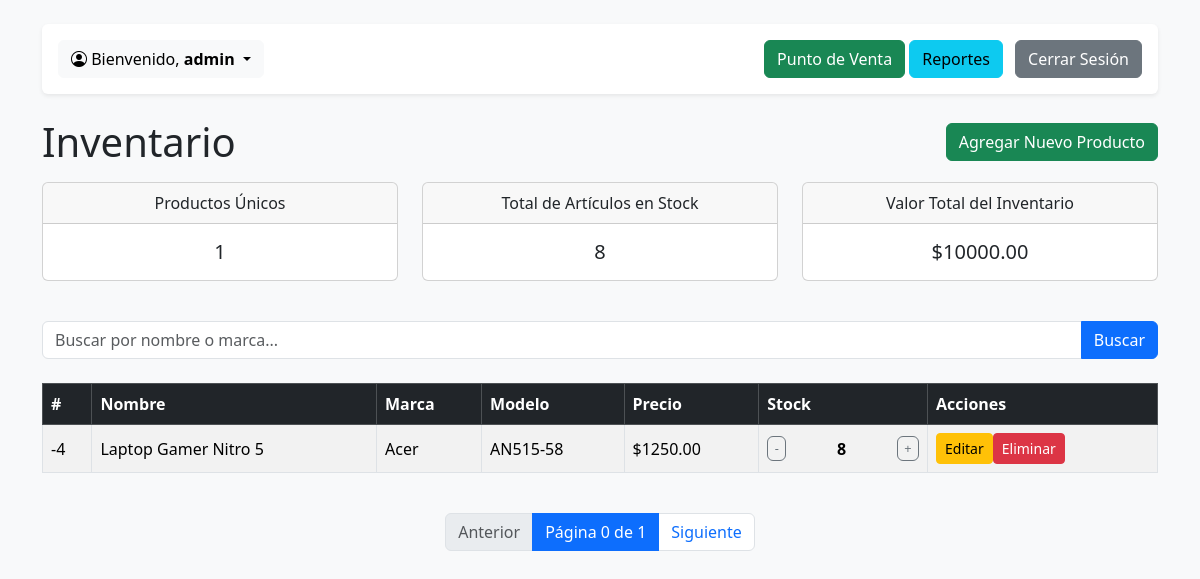
/?page=0 (signed in), run on the app's committed database.
### tables this page shows
CREATE TABLE productos (
    id INTEGER PRIMARY KEY AUTOINCREMENT,
    empresa_id INTEGER NOT NULL,
    nombre TEXT NOT NULL,
    marca TEXT NOT NULL,
    modelo TEXT NOT NULL,
    precio REAL NOT NULL,
    cantidad INTEGER NOT NULL,
    creado TIMESTAMP NOT NULL DEFAULT CURRENT_TIMESTAMP,
    FOREIGN KEY (empresa_id) REFERENCES empresas (id)
);

### app.py (the view)
@app.route('/')
@login_required
def mostrar_inventario():
    empresa_id = session['empresa_id']
    page = request.args.get('page', 1, type=int)
    query = request.args.get('q')
    conn = get_db_connection()
    offset = (page - 1) * PER_PAGE
    base_where = ' WHERE empresa_id = ? '
    params = [empresa_id]
    if query:
        search_term = f"%{query}%"
        where_clause = base_where + ' AND (nombre LIKE ? OR marca LIKE ?)'
        params.extend([search_term, search_term])
    else: where_clause = base_where
    stats_query_total_productos = 'SELECT COUNT(id) FROM productos' + where_clause
    total_productos = conn.execute(stats_query_total_productos, params).fetchone()[0] or 0
    stats_query_total_stock = 'SELECT SUM(cantidad) FROM productos' + where_clause
    total_stock = conn.execute(stats_query_total_stock, params).fetchone()[0] or 0
    stats_query_valor_total = 'SELECT SUM(precio * cantidad) FROM productos' + where_clause
    valor_inventario = conn.execute(stats_query_valor_total, params).fetchone()[0] or 0
    total_pages = math.ceil(total_productos / PER_PAGE)
    main_query = 'SELECT * FROM productos' + where_clause + ' ORDER BY id DESC LIMIT ? OFFSET ?'
    final_params = params + [PER_PAGE, offset]
    productos = conn.execute(main_query, final_params).fetchall()
    conn.close()
    return render_template('index.html', inventario=productos, query=query, page=page, total_pages=total_pages, total_productos=total_productos, total_stock=total_stock, valor_inventario=valor_inventario, PER_PAGE=PER_PAGE)

### app.py (called while the page is built)
def login_required(f):
    @wraps(f)
    def decorated_function(*args, **kwargs):
        if 'user_id' not in session:
            flash('Debes iniciar sesión para ver esta página.', 'danger')
            return redirect(url_for('login'))
        return f(*args, **kwargs)
    return decorated_function

def get_db_connection():
    conn = sqlite3.connect('database.db')
    conn.row_factory = sqlite3.Row
    return conn

### templates/index.html (shortened to what this page needs)
<!DOCTYPE html>
<html lang="es">
<head>
    <link href="https://cdn.jsdelivr.net/npm/bootstrap@5.3.3/dist/css/bootstrap.min.css" rel="stylesheet">
    <link rel="stylesheet" href="https://cdn.jsdelivr.net/npm/bootstrap-icons@1.11.3/font/bootstrap-icons.min.css">
</head>
<body class="bg-light">
    <div class="container mt-4">
        {% if session.user_id %}
        <div class="d-flex justify-content-between align-items-center bg-white p-3 mb-4 rounded shadow-sm">
            <div class="dropdown">
                <button class="btn btn-light dropdown-toggle" type="button" data-bs-toggle="dropdown" aria-expanded="false">
                    <i class="bi bi-person-circle"></i> Bienvenido, <strong>{{ session.username }}</strong>
                </button>
            </div>
            <div>
                <a href="{{ url_for('pos') }}" class="btn btn-success">Punto de Venta</a>
                <a href="{{ url_for('reportes') }}" class="btn btn-info">Reportes</a>
                <a href="{{ url_for('logout') }}" class="btn btn-secondary ms-2">Cerrar Sesión</a>
            </div>
        </div>
        {% endif %}
        <div class="d-flex justify-content-between align-items-center mb-3"><h1 class="mb-0">Inventario</h1>{% if session.rol == 'admin' %}<a href="{{ url_for('agregar_producto') }}" class="btn btn-success">Agregar Nuevo Producto</a>{% endif %}</div>
        <div class="row mb-4"><div class="col-md-4 mb-3"><div class="card text-center h-100"><div class="card-header">Productos Únicos</div><div class="card-body d-flex align-items-center justify-content-center"><h5 class="card-title mb-0">{{ total_productos }}</h5></div></div></div><div class="col-md-4 mb-3"><div class="card text-center h-100"><div class="card-header">Total de Artículos en Stock</div><div class="card-body d-flex align-items-center justify-content-center"><h5 class="card-title mb-0">{{ total_stock }}</h5></div></div></div><div class="col-md-4 mb-3"><div class="card text-center h-100"><div class="card-header">Valor Total del Inventario</div><div class="card-body d-flex align-items-center justify-content-center"><h5 class="card-title mb-0">${{ "%.2f"|format(valor_inventario) }}</h5></div></div></div></div>
        <form method="GET" action="{{ url_for('mostrar_inventario') }}" class="mb-4"><div class="input-group"><input type="text" name="q" class="form-control" placeholder="Buscar por nombre o marca..." value="{{ query or '' }}"><button class="btn btn-primary" type="submit">Buscar</button></div></form>
        <div class="table-responsive"><table class="table table-striped table-hover table-bordered align-middle"><thead class="table-dark"><tr><th>#</th><th>Nombre</th><th>Marca</th><th>Modelo</th><th>Precio</th><th>Stock</th>{% if session.rol == 'admin' %}<th>Acciones</th>{% endif %}</tr></thead>
        <tbody id="inventory-table-body">{% for producto in inventario %}<tr class="{{ 'table-danger' if producto.cantidad < 5 else '' }}"><td>{{ (page - 1) * PER_PAGE + loop.index }}</td><td>{{ producto.nombre }}</td><td>{{ producto.marca }}</td><td>{{ producto.modelo }}</td><td>${{ "%.2f"|format(producto.precio) }}</td>
        <td><div class="stock-control"><button class="btn btn-outline-secondary stock-btn" data-id="{{ producto.id }}" data-action="decrementar">-</button><span id="stock-{{ producto.id }}" class="mx-2 fw-bold">{{ producto.cantidad }}</span><button class="btn btn-outline-secondary stock-btn" data-id="{{ producto.id }}" data-action="incrementar">+</button></div></td>
        {% if session.rol == 'admin' %}<td><a href="{{ url_for('editar_producto', producto_id=producto.id) }}" class="btn btn-warning btn-sm">Editar</a><a href="{{ url_for('eliminar_producto', producto_id=producto.id) }}" class="btn btn-danger btn-sm" onclick="return confirm('¿Estás seguro?');">Eliminar</a></td>{% endif %}
        </tr>{% endfor %}</tbody></table></div>
        <nav class="mt-4"><ul class="pagination justify-content-center"><li class="page-item {{ 'disabled' if page <= 1 else '' }}"><a class="page-link" href="{{ url_for('mostrar_inventario', page=page-1, q=query) }}">Anterior</a></li><li class="page-item active" aria-current="page"><span class="page-link">Página {{ page }} de {{ total_pages }}</span></li><li class="page-item {{ 'disabled' if page >= total_pages else '' }}"><a class="page-link" href="{{ url_for('mostrar_inventario', page=page+1, q=query) }}">Siguiente</a></li></ul></nav>
    </div>
</body>
</html>

### templates/index.html (style rules this page uses)
.stock-control { display: flex; align-items: center; justify-content: space-between; min-width: 90px; }
.stock-control .btn { padding: .1rem .4rem; font-size: .8rem; }

### data on the page
productos: index "-4", nombre "Laptop Gamer Nitro 5", marca "Acer", modelo "AN515-58", precio "1250.00", cantidad "8"

### other printed values
{{ session.username }} "admin"
{{ total_productos }} "1"
{{ total_stock }} "8"
{{ "%.2f"|format(valor_inventario) }} "10000.00"
{{ page }} "0"
{{ total_pages }} "1"
